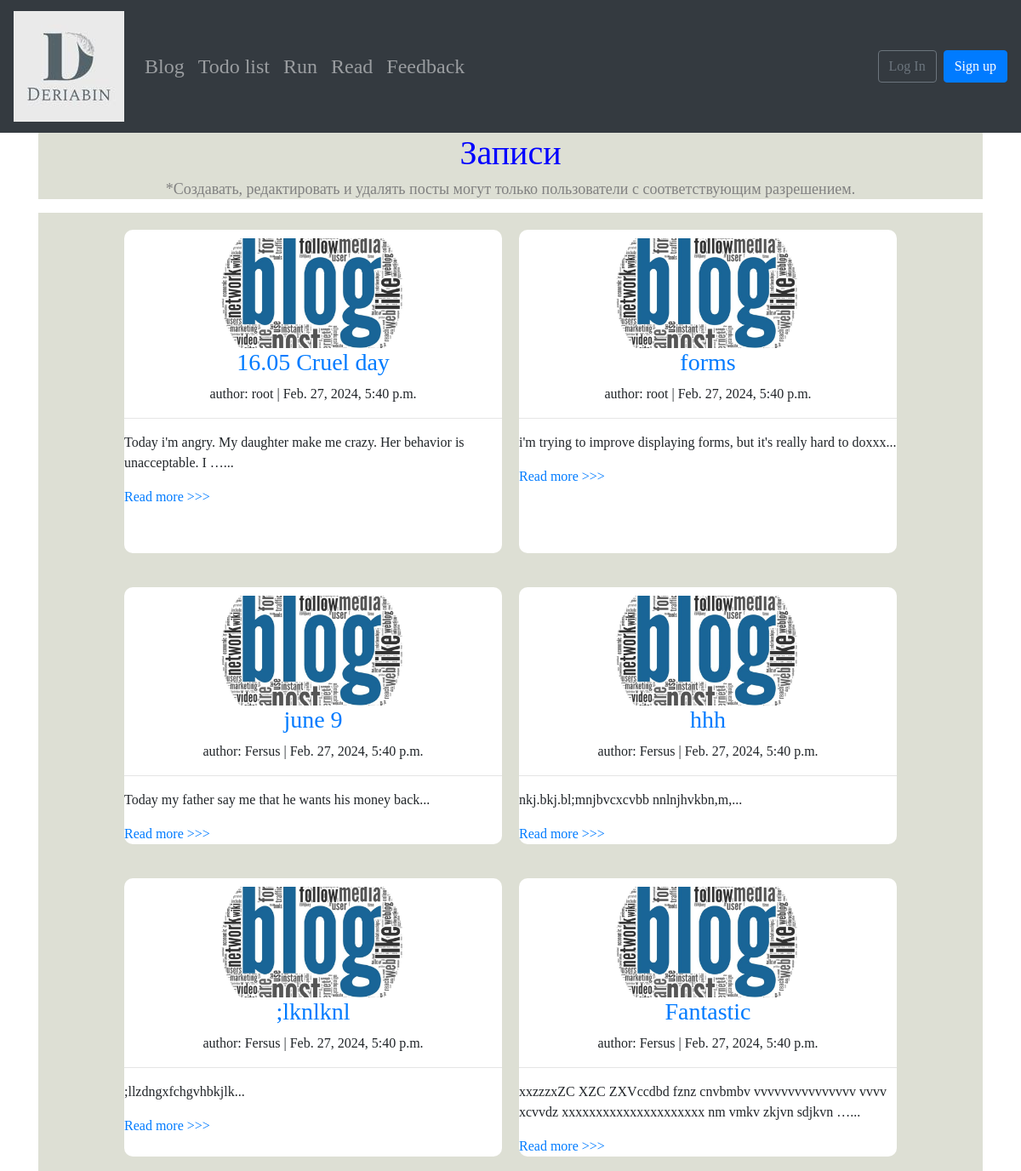
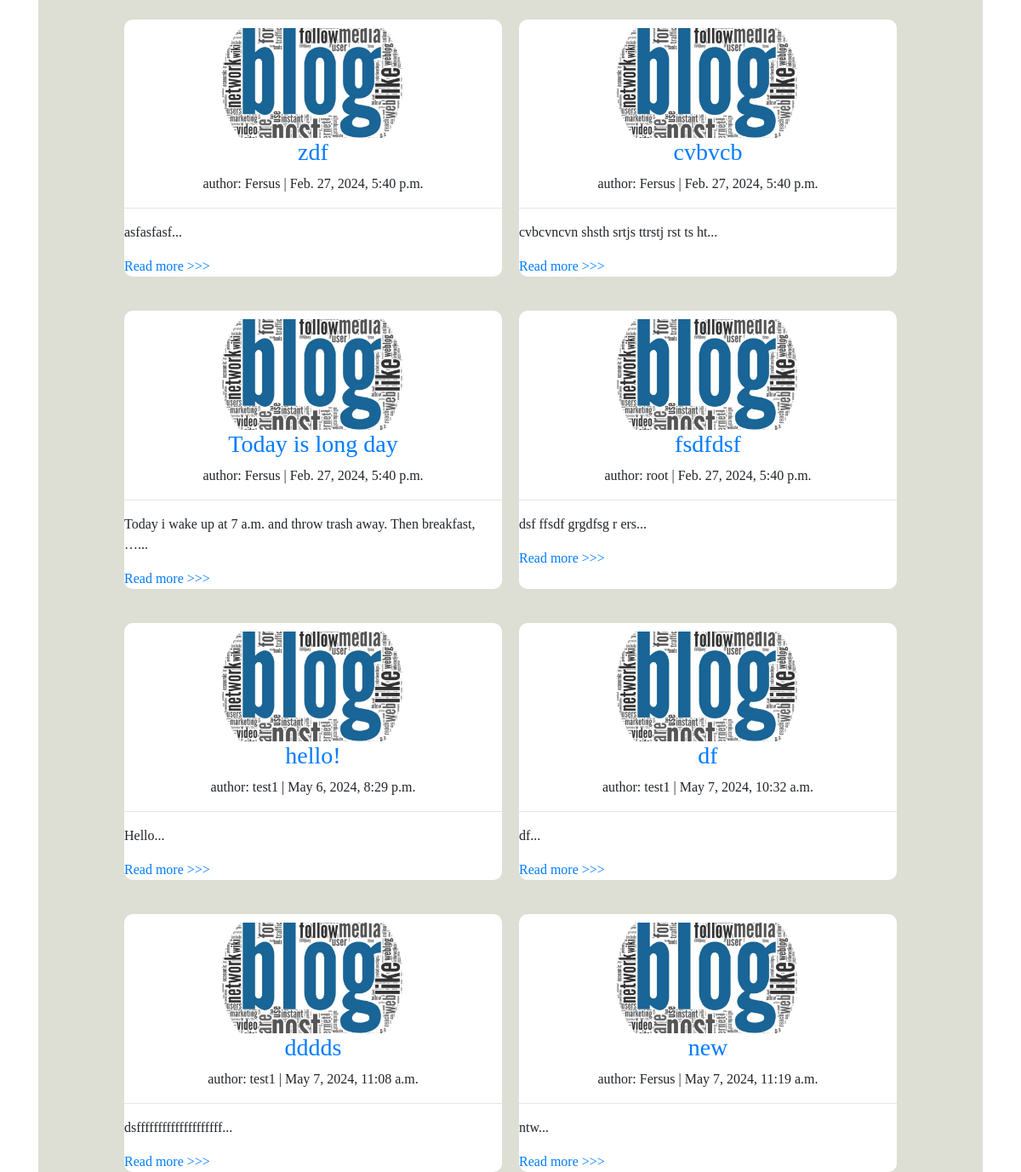
Screenshot of /blog/ with the database file from the repository (2 pictures, top to bottom).
### blog/models.py (models this page shows, shortened)
class Post(models.Model):
    title = models.CharField(max_length=200)
    slug = models.SlugField(max_length=50, db_index=True, unique=True)
    author = models.ForeignKey('auth.user', on_delete=models.CASCADE)
    body = models.TextField()
    date = models.DateTimeField(auto_now=True)
    def get_absolute_url(self):
        return reverse('post_detail', kwargs={'post_slug': self.slug})

### blog/views.py (the view)
# urls.py: path("blog/", views.BlogListView.as_view(),
class BlogListView(ListView):
    model = Post
    template_name = 'blog/blog_home.html'
    def get_queryset(self):
        return Post.objects.all().select_related('author')

### templates/blog/blog_home.html (shortened to what this page needs)
{% extends "base.html" %}
{% load static %}
{% block content %}
<div class="h3" style="background-color: #DDDFD4;">
<h1 class="" style="color: blue;">Записи </h1>
    {% if user.is_staff %}
        <button
            type="button" class="btn btn-outline-secondary"
            onclick="location.href='{% url "post_new" %}'"/>
            New blog post
        </button>
    {% else %}
        <p style="font-size: 18px; color: grey;"> *Создавать, редактировать и удалять посты могут только пользователи с соответствующим разрешением.
    {% endif %}
</div>
<div class="bc">
    {% for post in object_list %}
<article class="post">
    <img class="post-img" src="{% static 'images/blog.jpg' %}" >
    <h3 class="h3" style="color: #5A8687;"> <a href="{{ post.get_absolute_url }}">{{ post.title }}</a> </h3>
    <p style="text-align: center;">author: {{ post.author }} | {{ post.date }}</p>
    <hr>
     <p style="text-align: left;">{{ post.body|truncatewords:13 }}...</p>
    <div class="">
    <a href="{{ post.get_absolute_url }}">Read more >>></a>
    </div>
</article>
    {% endfor %}
</div>
{% endblock %}

### static/css/base.css (style rules this page uses)
body { font-family: "Ubuntu"; }
.h3 { text-align: center; }
.post-img { display: block; width: 50%; margin-top: 10px; margin-right: auto; margin-left: auto; border-radius: 10px; }
.bc { display: grid; grid-template-columns: 40% 40%; grid-template-rows: 25rem; column-gap: 20px; row-gap: 20px; justify-content: center; width: 100%; background-color: #DDDFD4; }
.post { background-color: #ffffff; border-radius: 10px; margin-top: 20px; }

### rows the page displays
Post: title "16.05 Cruel day", author "root", date "Feb. 27, 2024, 5:40 p.m.", body "Today i'm angry. My daughter make me crazy. Her behavior is unacceptable. I …"
Post: title "forms", author "root", date "Feb. 27, 2024, 5:40 p.m.", body "i'm trying to improve displaying forms, but it's really hard to doxxx"
Post: title "june 9", author "Fersus", date "Feb. 27, 2024, 5:40 p.m.", body "Today my father say me that he wants his money back"
Post: title "hhh", author "Fersus", date "Feb. 27, 2024, 5:40 p.m.", body "nkj.bkj.bl;mnjbvcxcvbb nnlnjhvkbn,m,"
Post: title ";lknlknl", author "Fersus", date "Feb. 27, 2024, 5:40 p.m.", body ";llzdngxfchgvhbkjlk"
Post: title "Fantastic", author "Fersus", date "Feb. 27, 2024, 5:40 p.m.", body "xxzzzxZC XZC ZXVccdbd fznz cnvbmbv vvvvvvvvvvvvvvv vvvv xcvvdz xxxxxxxxxxxxxxxxxxxxx nm vmkv zkjvn sdjkvn …"
Post: title "zdf", author "Fersus", date "Feb. 27, 2024, 5:40 p.m.", body "asfasfasf"
Post: title "cvbvcb", author "Fersus", date "Feb. 27, 2024, 5:40 p.m.", body "cvbcvncvn shsth srtjs ttrstj rst ts ht"
Post: title "Today is long day", author "Fersus", date "Feb. 27, 2024, 5:40 p.m.", body "Today i wake up at 7 a.m. and throw trash away. Then breakfast, …"
Post: title "fsdfdsf", author "root", date "Feb. 27, 2024, 5:40 p.m.", body "dsf ffsdf grgdfsg r ers"
Post: title "hello!", author "test1", date "May 6, 2024, 8:29 p.m.", body "Hello"
Post: title "df", author "test1", date "May 7, 2024, 10:32 a.m.", body "df"
Post: title "dddds", author "test1", date "May 7, 2024, 11:08 a.m.", body "dsffffffffffffffffffff"
Post: title "new", author "Fersus", date "May 7, 2024, 11:19 a.m.", body "ntw"
